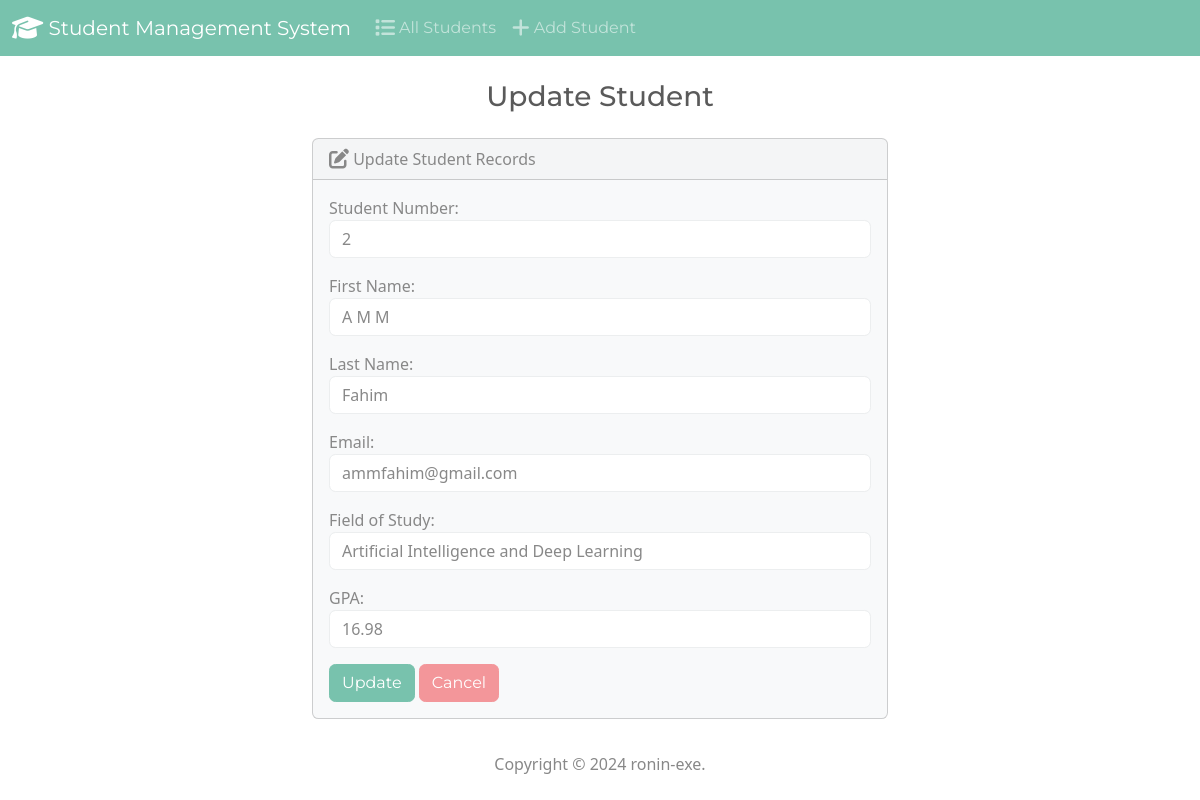
Page /edit/2/ on the committed database.
### students/models.py (models this page shows, shortened)
class Student(models.Model):
    student_number = models.PositiveBigIntegerField()
    first_name = models.CharField(max_length=50)
    last_name = models.CharField(max_length=50)
    email = models.EmailField(max_length=100)
    field_of_study = models.CharField(max_length=100)
    gpa = models.FloatField()

### students/views.py (the view)
# urls.py: path('edit/<int:id>/', views.edit, name='edit'),
def edit(request, id):
  if request.method == 'POST':
    student = Student.objects.get(pk=id)
    form = StudentForm(request.POST, instance=student)
    if form.is_valid():
      form.save()
      return render(request, 'students/edit.html', {
        'form': form,
        'success': True
      })
  else:
    student = Student.objects.get(pk=id)
    form = StudentForm(instance=student)
  return render(request, 'students/edit.html', {
    'form': form
  })

### students/forms.py
class StudentForm(forms.ModelForm):
  class Meta:
    model = Student
    fields = ['student_number', 'first_name', 'last_name', 'email', 'field_of_study', 'gpa']
    labels = {
      'student_number': 'Student Number',
      'first_name': 'First Name',
      'last_name': 'Last Name',
      'email': 'Email',
      'field_of_study': 'Field of Study',
      'gpa': 'GPA'
    }
    widgets = {
      'student_number': forms.NumberInput(attrs={'class': 'form-control'}),
      'first_name': forms.TextInput(attrs={'class': 'form-control'}),
      'last_name': forms.TextInput(attrs={'class': 'form-control'}),
      'email': forms.EmailInput(attrs={'class': 'form-control'}),
      'field_of_study': forms.TextInput(attrs={'class': 'form-control'}),
      'gpa': forms.NumberInput(attrs={'class': 'form-control'}),
    }

### students/templates/students/edit.html (shortened to what this page needs)
{% extends "students/base.html" %}
{% block body %}
  <h3 class="text-center m-4">Update Student</h3>
  {% if success %}
    <div class="alert alert-success" role="alert">
      The student updated successfully.
      <a href="{% url 'index' %}" class="alert-link">Go to Home Page.</a>
    </div>
  {% else %}
    <div class="row justify-content-center">
      <div class="col-6">
        <div class="card bg-light mb-3">
          <div class="card-header">
            <i class="fa-solid fa-pen-to-square fa-lg"></i> Update Student Records
          </div>
          <div class="card-body">
            <form action="" method="POST">
              {{ form.as_p }}
              <button type="submit" class="btn btn-primary">Update</button>
              <a href="{% url 'index' %}" class="btn btn-secondary">Cancel</a>
            </form>
          </div>
        </div>
      </div>
    </div>
  {% endif %}
{% endblock %}

### rows in the picture
Student: student_number "2", first_name "A M M", last_name "Fahim", email "ammfahim@gmail.com", field_of_study "Artificial Intelligence and Deep Learning", gpa "16.98"
